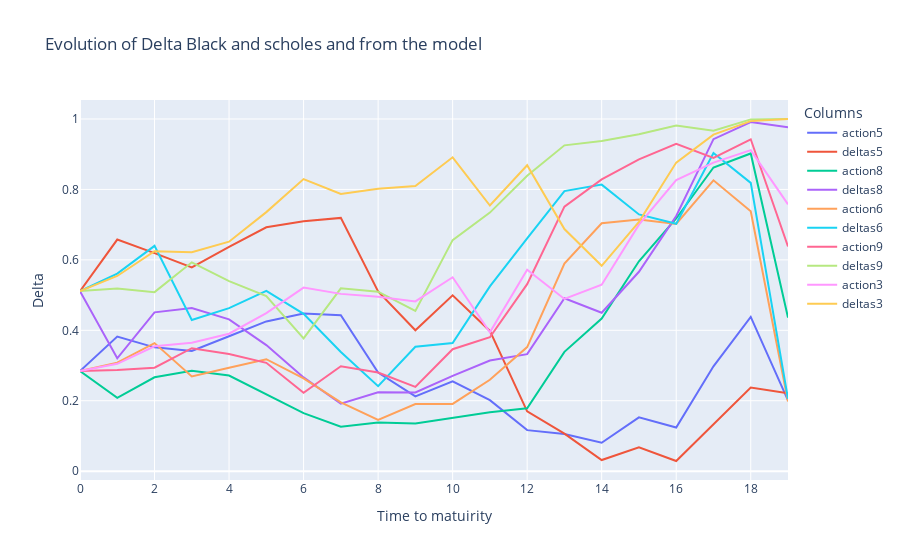

Source (notebook cell):
### Code cell
fig = go.Figure()
# Add traces for each column
for column in actions.columns[values]:
    fig.add_trace(go.Scatter(x=actions.index, y=actions[column], mode='lines', name=f"action{column}"))
    fig.add_trace(go.Scatter(x=deltas.index, y=deltas[column], mode='lines', name=f"deltas{column}"))

# Update layout
fig.update_layout(
    title='Evolution of Delta Black and scholes and from the model',
    xaxis_title='Time to matuirity',
    yaxis_title='Delta',
    template='plotly',
    legend=dict(title='Columns'),
)

# Show the plot
fig.show()

### Figure 1 — Plotly figure (JSON) as saved in the notebook; plotly's stock layout.template omitted (floating-point values rounded to 4 significant figures)
{"data": [{"mode": "lines", "name": "action5", "type": "scatter", "x": [0, 1, 2, 3, 4, 5, 6, 7, 8, 9, 10, 11, 12, 13, 14, 15, 16, 17, 18, 19], "y": [0.2843, 0.3823, 0.3515, 0.3414, 0.3832, 0.4252, 0.4479, 0.4426, 0.2802, 0.2123, 0.2551, 0.2016, 0.1166, 0.1055, 0.08071, 0.153, 0.1241, 0.2977, 0.4381, 0.201]}, {"mode": "lines", "name": "deltas5", "type": "scatter", "x": [0, 1, 2, 3, 4, 5, 6, 7, 8, 9, 10, 11, 12, 13, 14, 15, 16, 17, 18, 19], "y": [0.5113, 0.6577, 0.619, 0.5786, 0.6369, 0.6924, 0.7097, 0.7192, 0.5105, 0.4002, 0.4994, 0.3982, 0.1697, 0.1066, 0.03151, 0.06807, 0.02888, 0.1336, 0.2372, 0.2211]}, {"mode": "lines", "name": "action8", "type": "scatter", "x": [0, 1, 2, 3, 4, 5, 6, 7, 8, 9, 10, 11, 12, 13, 14, 15, 16, 17, 18, 19], "y": [0.2843, 0.2084, 0.2667, 0.2848, 0.2715, 0.2192, 0.1649, 0.1263, 0.1381, 0.1353, 0.1518, 0.1674, 0.1788, 0.3388, 0.4335, 0.5959, 0.7175, 0.8622, 0.9022, 0.436]}, {"mode": "lines", "name": "deltas8", "type": "scatter", "x": [0, 1, 2, 3, 4, 5, 6, 7, 8, 9, 10, 11, 12, 13, 14, 15, 16, 17, 18, 19], "y": [0.5113, 0.3204, 0.4509, 0.4635, 0.4309, 0.358, 0.2662, 0.1916, 0.2239, 0.2237, 0.2708, 0.3142, 0.3323, 0.4909, 0.4497, 0.5662, 0.7244, 0.9427, 0.9912, 0.9767]}, {"mode": "lines", "name": "action6", "type": "scatter", "x": [0, 1, 2, 3, 4, 5, 6, 7, 8, 9, 10, 11, 12, 13, 14, 15, 16, 17, 18, 19], "y": [0.2843, 0.3082, 0.3636, 0.2691, 0.2939, 0.3179, 0.2635, 0.1952, 0.1457, 0.1904, 0.191, 0.2595, 0.3525, 0.5897, 0.7039, 0.7149, 0.7019, 0.8258, 0.7378, 0.1978]}, {"mode": "lines", "name": "deltas6", "type": "scatter", "x": [0, 1, 2, 3, 4, 5, 6, 7, 8, 9, 10, 11, 12, 13, 14, 15, 16, 17, 18, 19], "y": [0.5113, 0.5608, 0.6398, 0.4292, 0.4628, 0.5117, 0.4466, 0.3385, 0.2413, 0.3531, 0.3639, 0.5249, 0.6612, 0.7952, 0.8137, 0.7291, 0.7024, 0.9033, 0.8185, 0.2053]}, {"mode": "lines", "name": "action9", "type": "scatter", "x": [0, 1, 2, 3, 4, 5, 6, 7, 8, 9, 10, 11, 12, 13, 14, 15, 16, 17, 18, 19], "y": [0.2843, 0.2876, 0.2937, 0.3491, 0.3325, 0.3076, 0.2225, 0.298, 0.28, 0.2394, 0.3463, 0.3803, 0.531, 0.7513, 0.8283, 0.8852, 0.9294, 0.8897, 0.9424, 0.638]}, {"mode": "lines", "name": "deltas9", "type": "scatter", "x": [0, 1, 2, 3, 4, 5, 6, 7, 8, 9, 10, 11, 12, 13, 14, 15, 16, 17, 18, 19], "y": [0.5113, 0.5185, 0.5084, 0.593, 0.5398, 0.4973, 0.3771, 0.5193, 0.5097, 0.4549, 0.6561, 0.7342, 0.839, 0.9252, 0.9375, 0.957, 0.9818, 0.9667, 0.9989, 1.0]}, {"mode": "lines", "name": "action3", "type": "scatter", "x": [0, 1, 2, 3, 4, 5, 6, 7, 8, 9, 10, 11, 12, 13, 14, 15, 16, 17, 18, 19], "y": [0.2843, 0.3048, 0.3547, 0.3649, 0.3904, 0.4488, 0.5212, 0.5034, 0.4953, 0.4819, 0.5506, 0.3942, 0.5723, 0.4891, 0.5294, 0.7, 0.8267, 0.876, 0.9115, 0.7577]}, {"mode": "lines", "name": "deltas3", "type": "scatter", "x": [0, 1, 2, 3, 4, 5, 6, 7, 8, 9, 10, 11, 12, 13, 14, 15, 16, 17, 18, 19], "y": [0.5113, 0.5543, 0.6244, 0.6218, 0.6516, 0.7356, 0.8295, 0.7871, 0.8021, 0.8099, 0.8912, 0.7543, 0.8686, 0.6876, 0.5831, 0.708, 0.8762, 0.9556, 0.994, 1.0]}], "layout": {"legend": {"title": {"text": "Columns"}}, "title": {"text": "Evolution of Delta Black and scholes and from the model"}, "xaxis": {"title": {"text": "Time to matuirity"}}, "yaxis": {"title": {"text": "Delta"}}}}
